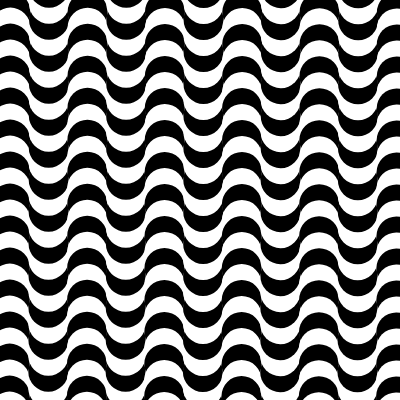
Frame 1 (no input)
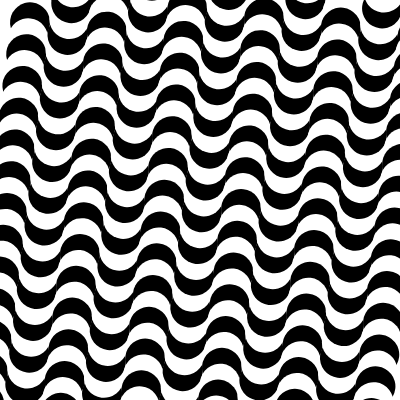
Frame 60 (no input)
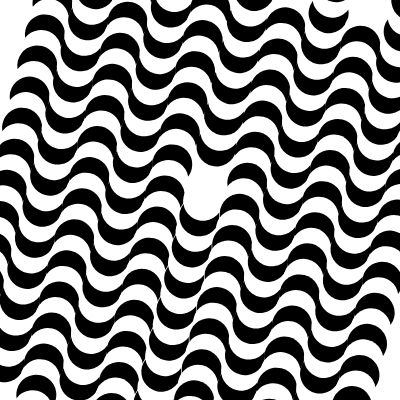
Frame 120 (the mouse pressed at the canvas centre since frame 60)

The p5.js sketch that drew these frames (run headless with seeded random() and noise() and a simulated clock; from frame 60 on, the mouse is pressed at the canvas centre):

// p5.js sketch
// ── sketch.js
let balls = [];                 // array para guardar as bolinhas
const n = 10;                   // número de colunas
const diameter = 400 / n;       // diâmetro de cada bolinha
const stepX = 400 / (1.035 * n);// espaço horizontal entre colunas
const stepY = 400 / (2.5 * n);  // espaço vertical entre bolinhas
let minY, maxY, totalHeight;    // pra calcular altura total do “loop” de cada coluna
const totalFrames = 120;        // duração da animação em quadros

let colAnimFrames = [];         // para controlar a animação de cada coluna

function setup() {
  createCanvas(400, 400);       // cria área de desenho 400×400px

  // inicializa limites de Y
  minY = Infinity;
  maxY = -Infinity;

  let col_alternator = 1;       // alterna cor entre branco e preto
  let pos_alternator = 1;       // alterna direção inicial (de cima pra baixo ou vice-versa)

  // cria todas as bolinhas posicionadas em linhas e colunas
  for (let i = 0; i <= n; i++) {
    let x = 10 + i * stepX;                             // posição X da coluna
    let y = pos_alternator > 0 ? -20 : 420;             // começa acima ou abaixo do canvas

    for (let j = 0; j < 3 * n; j++) {
      y += pos_alternator * stepY;                      // posiciona cada bolinha na coluna
      const fillColor = col_alternator > 0 ? 255 : 0;   // branco ou preto
      balls.push({ col: i, x, initialY: y, y, fillColor });
      // atualiza limites mínimo e máximo de Y
      minY = min(minY, y);
      maxY = max(maxY, y);
      col_alternator *= -1;                             // troca cor pra próxima bolinha
    }
    col_alternator *= -1;                               // ajusta alternância ao mudar de coluna
    pos_alternator *= -1;                               // inverte sentido da próxima coluna
  }

  totalHeight = maxY - minY;                           // calcula altura total do ciclo
  colAnimFrames = Array(n + 1).fill(-1);               // inicia sem animação em cada coluna
}

function draw() {
  background(255);    // fundo branco
  noStroke();         // sem contorno nas formas

  // === 1) Rotação global do canvas ===
  push();                            
    translate(width / 2, height / 2);      // move origem pro centro
    rotate(frameCount * 0.002);            // gira devagar conforme frameCount
    translate(-width / 2, -height / 2);    // volta origem pro canto superior

    // === 2) Atualiza contadores de animação de cada coluna ===
    for (let col = 0; col <= n; col++) {
      if (colAnimFrames[col] >= 0) {               // se aquela coluna está animando
        colAnimFrames[col]++;                     // avança quadro
        if (colAnimFrames[col] > totalFrames) {   // animação acabou?
          colAnimFrames[col] = -1;                // reinicia animação
        }
      }
    }

    // === 3) Desenha cada bolinha ===
    for (let b of balls) {
      const f = colAnimFrames[b.col];
      if (f >= 0) {
        // calcula progresso t de 0 a 1
        const t = f / totalFrames;
        // ease in/out para movimento mais suave
        const eased = t < 0.5 ? 2 * t * t : -1 + (4 - 2 * t) * t;
        const offset = eased * totalHeight;
        // calcula posição Y “enrolada” dentro do ciclo
        const y = b.initialY - offset;
        const r = ((y - minY) % totalHeight + totalHeight) % totalHeight;
        b.y = minY + r;

        // ângulo local proporcional ao eased (para rodar a bolinha)
        b._angle = eased * TWO_PI;
      } else {
        b.y = b.initialY;  // sem animação, fica na posição inicial
        b._angle = 0;      // sem rotação local
      }

      // ===== desenha a bolinha com rotação local =====
      push();
        translate(b.x, b.y);       // vai pro centro da bolinha
        rotate(b._angle);          // rotaciona conforme animação
        fill(b.fillColor);         // aplica cor
        circle(0, 0, diameter);    // desenha no (0,0), já traduzido
      pop();
    }

  pop();  // encerra rotação global
}

function mousePressed() {
  // ao clicar, detecta em qual coluna foi e inicia animação dessa coluna
  for (let b of balls) {
    if (dist(mouseX, mouseY, b.x, b.y) < diameter / 2) {
      if (colAnimFrames[b.col] < 0) {
        colAnimFrames[b.col] = 0;  // começa animação da coluna
      }
      break;  // só ativa uma coluna por clique
    }
  }
}
